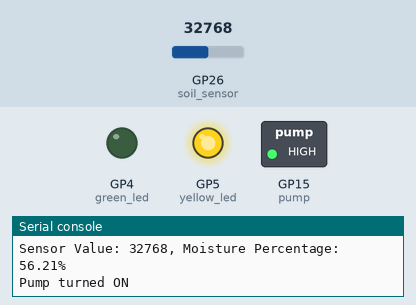
This program was run on a simulated Raspberry Pi Pico running MicroPython. On the bench: switched loads named in the program (green lamp = pin HIGH), output pins drawn as LEDs (lit = HIGH), the last lines printed to the serial console. The test bench sets the inputs (shaded band); at power-on: GP26 (soil_sensor) = 32768 (analog values on the 0–65535 scale).

Above: at 1.2 s.
1.3 s: GP26 (soil_sensor) set to 27168
10.6 s: GP26 (soil_sensor) set to 25520
At 12.4 s:
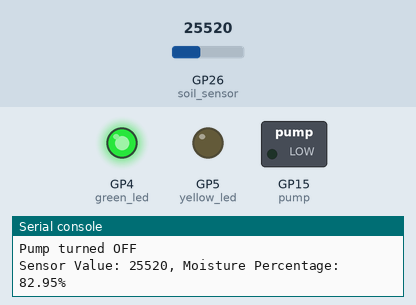
15.6 s: GP26 (soil_sensor) set to 32767
At 18.3 s:
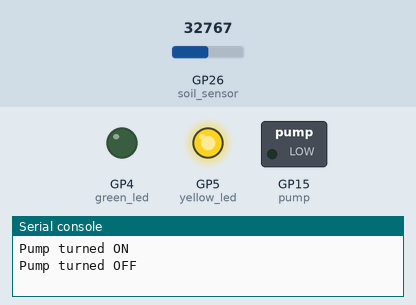
24.9 s: GP26 (soil_sensor) set to 19660
At 28.4 s:
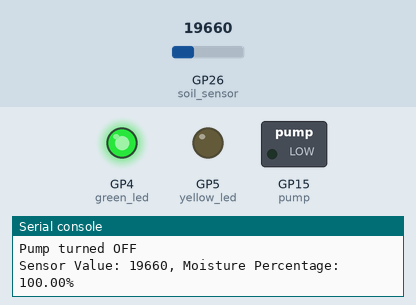
Timing chart, 0 to 29.9 s (numbered marks = the images above; inputs shaded):
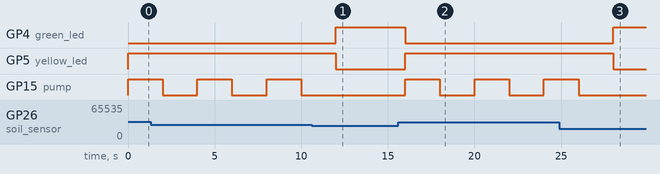

The program:

main.py
```python
from machine import Pin, ADC
from time import sleep

soil_sensor = ADC(Pin(26))
# Configure the GPIO pin connected to MOSFET
PUMP_PIN = 15  # Change this to match your wiring
pump = Pin(PUMP_PIN, Pin.OUT)


# Replace these with your actual measured values (Adjust taking example from your own soil, may differ)
DRY_VALUE = 48000    # Value when completely dry
WET_VALUE = 20900        # Replace with your value when in water

# Make sure pump starts in OFF state
pump.value(0)

#Green LED
green_led = Pin(4, Pin.OUT)
green_led.value(0)
#Yellow LED
yellow_led = Pin(5, Pin.OUT)
yellow_led.value(0)
# Threshold value for soil moisture (vary as per your plant)
moisture_threshold = 80


def read_soil_moisture():
    sensor_value = soil_sensor.read_u16()

    # Convert to percentage (0% = dry, 100% = wet)
    moisture_percentage = (DRY_VALUE - sensor_value) / (DRY_VALUE - WET_VALUE) * 100

    # Constrain to 0-100%
    moisture_percentage = max(0, min(100, moisture_percentage))

    return sensor_value, moisture_percentage

def turn_pump_on():
    pump.value(1)
    print("Pump turned ON")

def turn_pump_off():
    pump.value(0)
    print("Pump turned OFF")

def run_pump_for_seconds(seconds):
    turn_pump_on()
    sleep(seconds)
    turn_pump_off()

while True:
    value, percentage = read_soil_moisture()
    print("Sensor Value: {}, Moisture Percentage: {:.2f}%".format(value, percentage))

    if percentage > moisture_threshold:
        green_led.value(1)
        yellow_led.value(0)
    else:
        green_led.value(0)
        yellow_led.value(1)
        run_pump_for_seconds(2)

    sleep(2)
```

Measured:
- the behaviour switches between 26320 and 26304 on GP26 (soil_sensor) (found by bisection; images 0 and 1)
- after the input at 10.6 s, GP4 (green_led): LOW → HIGH after 1.4 s; GP5 (yellow_led): HIGH → LOW after 1.4 s; GP15 (pump): stays LOW (without the input it goes to HIGH after 1.4 s)
- after the input at 15.6 s, GP4 (green_led): HIGH → LOW after 0.41 s; GP5 (yellow_led): LOW → HIGH after 0.41 s; GP15 (pump): alternates HIGH for 2.0 s and LOW for 2.0 s, starting after 0.41 s
- after the input at 24.9 s, GP4 (green_led): LOW → HIGH after 3.1 s; GP5 (yellow_led): HIGH → LOW after 3.1 s; GP15 (pump): goes on until 26.0 s, then stays LOW
- by itself, GP15 (pump): alternates HIGH for 2.0 s and LOW for 2.0 s
